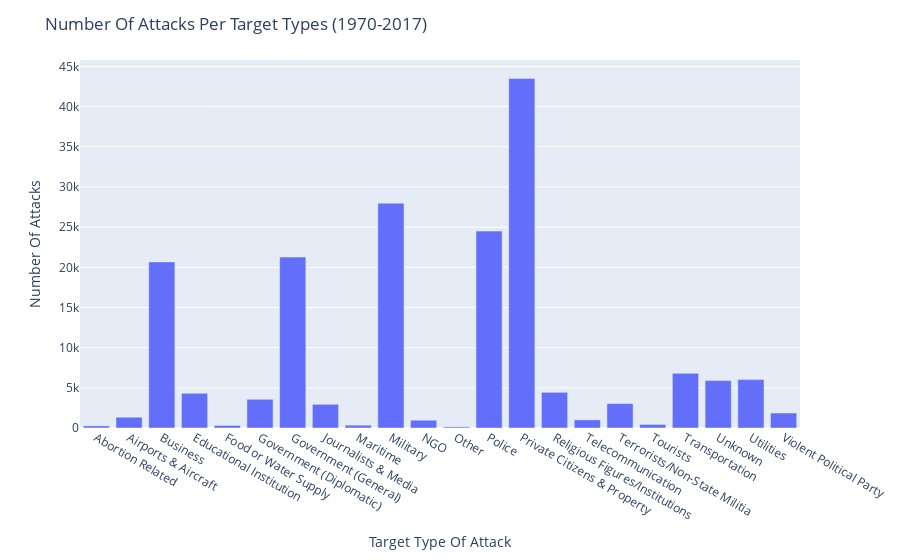

Notebook code cell kept with this figure:
### Markdown cell above
### Q6  - Number Of Attacks Per Target Types (1970-2017)

### Code cell
target_type = data.groupby('targtype1_txt')['eventid'].count()
attack_region = data.groupby('region_txt')['eventid'].count()

fig5 = px.bar(target_type , x = target_type.index , y = target_type)
fig5.update_layout(title='Number Of Attacks Per Target Types (1970-2017)',
                  xaxis_title='Target Type Of Attack',
                  yaxis_title='Number Of Attacks')

fig5.show()

### Figure 1 — Plotly figure (JSON) as saved in the notebook; plotly's stock layout.template omitted (floating-point values rounded to 4 significant figures)
{"data": [{"alignmentgroup": "True", "hovertemplate": "targtype1_txt=%{x}<br>y=%{y}<extra></extra>", "legendgroup": "", "marker": {"color": "#636efa", "pattern": {"shape": ""}}, "name": "", "offsetgroup": "", "orientation": "v", "showlegend": false, "textposition": "auto", "type": "bar", "x": ["Abortion Related", "Airports & Aircraft", "Business", "Educational Institution", "Food or Water Supply", "Government (Diplomatic)", "Government (General)", "Journalists & Media", "Maritime", "Military", "NGO", "Other", "Police", "Private Citizens & Property", "Religious Figures/Institutions", "Telecommunication", "Terrorists/Non-State Militia", "Tourists", "Transportation", "Unknown", "Utilities", "Violent Political Party"], "xaxis": "x", "y": [263, 1343, 20669, 4322, 317, 3573, 21283, 2948, 351, 27984, 970, 137, 24506, 43511, 4440, 1009, 3039, 440, 6799, 5898, 6023, 1866], "yaxis": "y"}], "layout": {"barmode": "relative", "legend": {"tracegroupgap": 0}, "margin": {"t": 60}, "title": {"text": "Number Of Attacks Per Target Types (1970-2017)"}, "xaxis": {"anchor": "y", "domain": [0, 1], "title": {"text": "Target Type Of Attack"}}, "yaxis": {"anchor": "x", "domain": [0, 1], "title": {"text": "Number Of Attacks"}}}}
